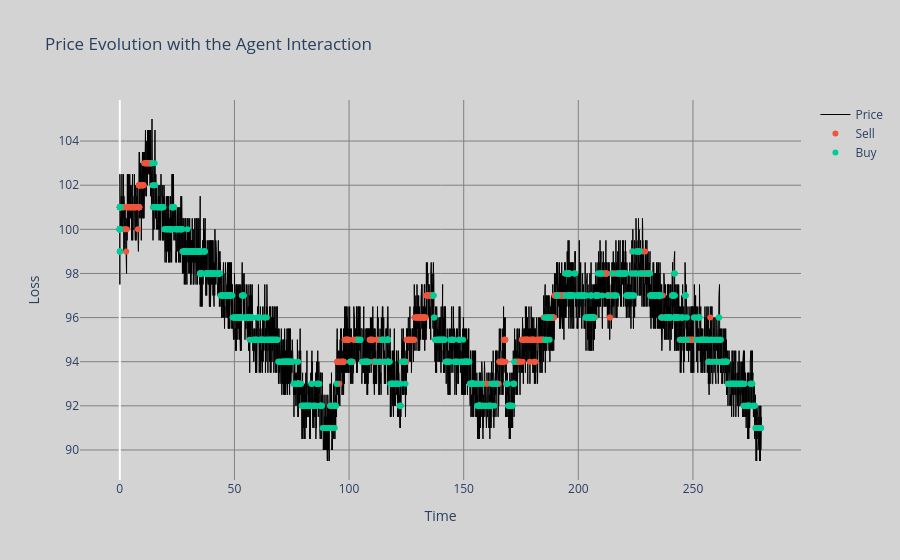
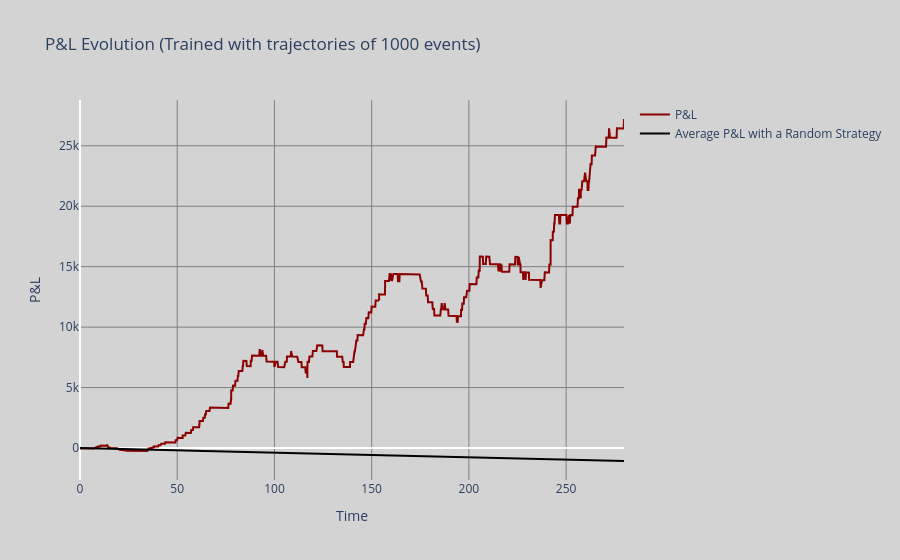

Notebook source saved alongside these figures, in order:
### Markdown cell above
We then test our agent in a random simulation of NB_EVENT_SIM events.

### Code cell
NB_EVENT_SIM = 10000
agent.test(NB_EVENT_SIM, frequency_action = FREQUENCY_ACTION)

### Figure 1 — Plotly figure (JSON) as saved in the notebook; plotly's stock layout.template omitted (floating-point values rounded to 4 significant figures; data arrays with more than 128 entries replaced by an {"elided": "..."} marker saying what was removed)
{"data": [{"line": {"color": "black", "width": 1}, "mode": "lines", "name": "Price", "type": "scatter", "x": {"elided": "10005 float values"}, "y": {"elided": "10005 float values"}}, {"mode": "markers", "name": "Sell", "type": "scatter", "x": {"elided": "607 float values"}, "y": {"elided": "607 int values"}}, {"mode": "markers", "name": "Buy", "type": "scatter", "x": {"elided": "1394 float values"}, "y": {"elided": "1394 int values"}}], "layout": {"paper_bgcolor": "#D3D3D3", "plot_bgcolor": "#D3D3D3", "title": {"text": "Price Evolution with the Agent Interaction"}, "xaxis": {"gridcolor": "#808080", "showgrid": true, "title": {"text": "Time"}}, "yaxis": {"gridcolor": "#808080", "showgrid": true, "title": {"text": "Loss"}}}}

### Figure 2 — Plotly figure (JSON) as saved in the notebook; plotly's stock layout.template omitted (floating-point values rounded to 4 significant figures; data arrays with more than 128 entries replaced by an {"elided": "..."} marker saying what was removed)
{"data": [{"line": {"color": "darkred", "width": 2}, "mode": "lines", "name": "P&L", "type": "scatter", "x": {"elided": "2001 float values"}, "y": {"elided": "2001 float values"}}, {"line": {"color": "black", "width": 2}, "mode": "lines", "name": "Average P&L with a Random Strategy", "type": "scatter", "x": {"elided": "2001 float values"}, "y": {"elided": "2001 float values"}}], "layout": {"paper_bgcolor": "#D3D3D3", "plot_bgcolor": "#D3D3D3", "title": {"text": "P&L Evolution (Trained with trajectories of 1000 events)"}, "xaxis": {"gridcolor": "#808080", "showgrid": true, "title": {"text": "Time"}}, "yaxis": {"gridcolor": "#808080", "showgrid": true, "title": {"text": "P&L"}}}}
